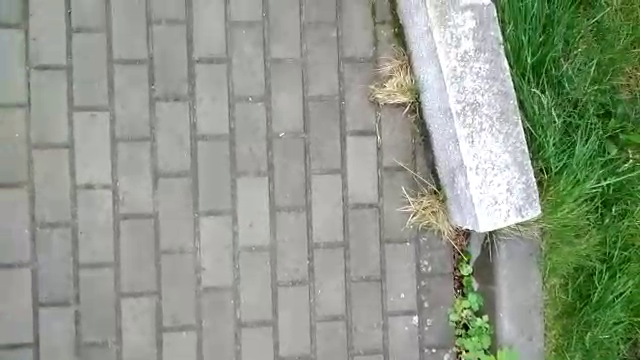
#> input picture frame 36 of data/max_video.mp4, 640 x 360 px
$ python code_test.py
#> lines starting #> are read from the running program, lines starting #| are printed output that depends on the picture; after the words box and inside, x2 and y2 are one past the last pixel; in counts of white or black regions, pixels touching at a corner belong together
### py/pyramidal_lk_optical_flow.py
import random

import numpy as np
from scipy.signal import convolve2d

import cv2 as cv

from math import exp, ceil


def gaussian2d(x, y, x_0=0, y_0=0, sigma_x=1, sigma_y=1, amp=1):
    return amp * exp(-((x - x_0) ** 2 / (2 * sigma_x ** 2) + (y - y_0) ** 2 / (2 * sigma_y ** 2)))


def identity_func(x, y, x_0=0, y_0=0):
    return 1


def rgb2gs(img):
    return np.dot(img[..., :3], [0.2125, 0.7154, 0.0721])


def img_offset(val, step, max_val):
    offset = max_val - val
    return offset if offset < step else 0


# [31 lines left out: functions img_block, img_block_pixelvice, not called in this run]


# TODO: weight function
def bias(left_top, right_bottom, deriv_x, deriv_y, deriv_t, weight_func=gaussian2d):

    bias_v = [0, 0]
    for row in range(left_top[0], right_bottom[0] + 1):
        for col in range(left_top[1], right_bottom[1] + 1):
            k = deriv_t[row, col] # * weight_func(row, col, offset_row, offset_col)
            bias_v[0] += k * deriv_x[row, col]
            bias_v[1] += k * deriv_y[row, col]
    return [-x for x in bias_v]


# TODO: weight function
def coeff_matrix(left_top, right_bottom, deriv_x, deriv_y, weight_func):
    mat = np.zeros((2, 2))
    # print(right_bottom)
    # mat[0, 0] = np.sum((deriv_x[left_top[0]:right_bottom[0] + 1,
    #                     left_top[1]:right_bottom[1] + 1]) ** 2)
    # mat[0, 1] = mat[1, 0] = np.sum((deriv_y[left_top[0]:right_bottom[0] + 1,
    #                                 left_top[1]:right_bottom[1] + 1]) *
    #                                (deriv_x[left_top[0]:right_bottom[0] + 1,
    #                                 left_top[1]:right_bottom[1] + 1])
    #                                )
    #
    # mat[1, 1] = np.sum((deriv_y[left_top[0]:right_bottom[0] + 1,
    #                     left_top[1]:right_bottom[1] + 1]) ** 2)
    for row in range(left_top[0], right_bottom[0] + 1):
        for col in range(left_top[1], right_bottom[1] + 1):
            xy_deriv_product = deriv_x[row, col] * deriv_y[row, col]
            mat[0, 0] += deriv_x[row, col] ** 2
            mat[0, 1] += xy_deriv_product
            mat[1, 0] += xy_deriv_product
            mat[1, 1] += deriv_y[row, col] ** 2
    return mat


# [7 lines left out: function merge_imgs, not called in this run]


def LucasKanade(img_cur, img_next, features):
    Gt1 = np.reshape(np.asarray([[-1, -1], [-1, -1]]), (2, 2))  # for 1st image
    Gt2 = np.reshape(np.asarray([[1, 1], [1, 1]]), (2, 2))  # for 2nd image

    BLOCK_SHAPE_ROW = 5
    BLOCK_SHAPE_COL = 5

    sigma, ev_min, bias_prec = 1, 0.05, 2

    num_rows, num_cols = img_cur.shape

    Gx = np.reshape(np.asarray([[-1, 1], [-1, 1]]), (2, 2))  # for image 1 and image 2 in x direction
    Gy = np.reshape(np.asarray([[-1, -1], [1, 1]]), (2, 2))  # for image 1 and image 2 in y direction

    MAX_LEVEL = 4
    image0_pyramid = []
    image1_pyramid = []
    img1 = img_cur
    img2 = img_next

    for i in range(MAX_LEVEL):
        image0_pyramid.append(img1)
        image1_pyramid.append(img2)
        img1 = cv.pyrDown(img1)
        img2 = cv.pyrDown(img2)

    image0_pyramid = image0_pyramid[::-1]
    image1_pyramid = image1_pyramid[::-1]
    # u = np.zeros(shape=(image0_pyramid[0].shape[0] // 2, image0_pyramid[0].shape[1] // 2))
    #
    # v = np.zeros(shape=(image1_pyramid[0].shape[0] // 2, image1_pyramid[0].shape[1] // 2))

    initial_tracking_blocks = np.copy(features)
    # tracking_blocks = features // (2 ** MAX_LEVEL)
    tracking_blocks = features // 1
    g = np.zeros(shape=tracking_blocks.shape)
    # print(g)
    for img_cur, img_next in zip(image0_pyramid, image1_pyramid):

        # u = np.round(cv.pyrUp(u))
        # v = np.round(cv.pyrUp(v))

        deriv_x = (convolve2d(img_cur, Gx) + convolve2d(img_next, Gx)) / 2

        deriv_y = (convolve2d(img_cur, Gy) + convolve2d(img_next, Gy)) / 2

        deriv_t = convolve2d(img_cur, Gt1) + convolve2d(img_next, Gt2)

        for index, block in enumerate(tracking_blocks):

            col, row = block

            left_top = (row - BLOCK_SHAPE_ROW if row >= BLOCK_SHAPE_ROW else 0,
                        col - BLOCK_SHAPE_COL if col >= BLOCK_SHAPE_COL else 0)
            right_bottom = (row + BLOCK_SHAPE_ROW + 1 if row + BLOCK_SHAPE_ROW + 1 < num_rows else num_rows - 1,
                            col + BLOCK_SHAPE_COL + 1 if col + BLOCK_SHAPE_COL + 1 < num_cols else num_cols - 1)
            try:
                b = bias(left_top, right_bottom, deriv_x, deriv_y, deriv_t, gaussian2d)
                M = coeff_matrix(left_top, right_bottom, deriv_x, deriv_y, gaussian2d)


            except:
                continue

            min_ev = min(np.linalg.eigvals(M))
            if min_ev >= ev_min:
                result = np.matmul(np.linalg.pinv(M), b) / 2
                # [4 lines of commented-out code are left out]
                g[index] += result

        # tracking_blocks = np.round(tracking_blocks) * 2

    return initial_tracking_blocks, tracking_blocks + np.int32(g)

### py/code_test.py
import random

from py.pyramidal_lk_optical_flow import LucasKanade
import numpy as np
import cv2 as cv


if __name__ == '__main__':

    feature_params = dict(maxCorners=10,
                          qualityLevel=0.3,
                          minDistance=7,
                          blockSize=7)
    color = np.random.randint(0, 255, (100, 3))
    cap = cv.VideoCapture("../data/max_video.mp4")
    ret, old_frame = cap.read()
#> old_frame is the input picture: shape (360, 640, 3); mean B, G, R 137.7, 153.2, 144.7

    old_gray = cv.cvtColor(old_frame, cv.COLOR_BGR2GRAY)
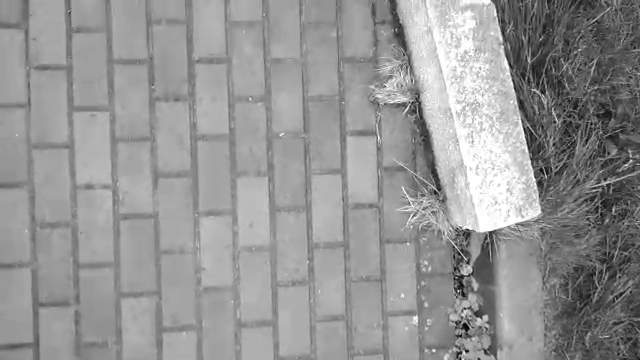
#> old_gray: shape (360, 640); min 1, max 255, mean 148.8

    # Finding features
    tracking_blocks = cv.goodFeaturesToTrack(old_gray, mask=None,
                                             **feature_params)
#> tracking_blocks = [[461, 352], [464, 321], [480, 318], [632, 158], [458, 292], [490, 234], [466, 262], [458, 273], [462, 334], [464, 313]]

    x = np.zeros(shape=(tracking_blocks.shape[0], tracking_blocks.shape[2]))
    for i in range(tracking_blocks.shape[0]):
        x[i] = tracking_blocks[i, 0]
#> after the loop, x has the same summary as tracking_blocks
    tracking_blocks = np.int32(x)

    x, y = (350, 350)
    old_gray = cv.cvtColor(old_frame, cv.COLOR_BGR2GRAY)
    second_frame = np.zeros_like(old_frame)
    mask = np.zeros_like(old_frame)
    width, height, layer = old_frame.shape
#> width = 360; height = 640; layer = 3
    out_video = cv.VideoWriter('../outx.avi', cv.VideoWriter_fourcc(*'DIVX'), 30, (width, height))
    while True:
        try:
            ret, frame = cap.read()
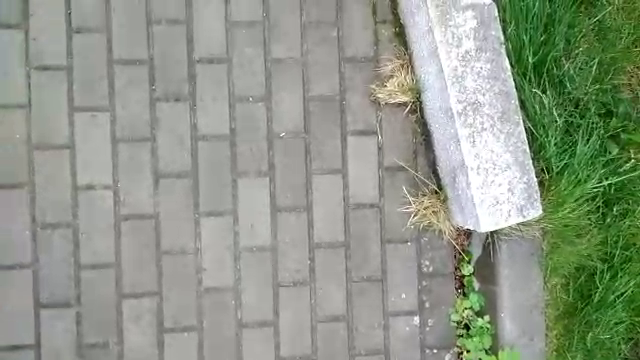
#> input picture frame 37 of data/max_video.mp4, 640 x 360 px
#> frame is the input picture: shape (360, 640, 3); mean B, G, R 137.2, 152.5, 144.1

            frame_gray = cv.cvtColor(frame, cv.COLOR_BGR2GRAY)
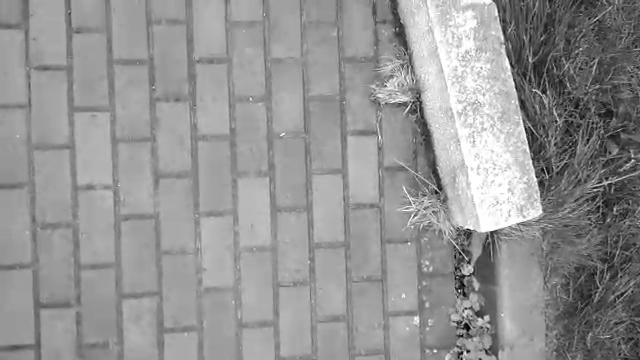
#> frame_gray: shape (360, 640); min 1, max 255, mean 148.2

            initial_tracking_blocks, tracking_blocks = LucasKanade(old_gray, frame_gray,
                                                                           tracking_blocks)
#> the loop in LucasKanade, `for i in range(MAX_LEVEL):` made 4 passes
#> pass 1, in LucasKanade, `img1 = cv.pyrDown(img1)`:
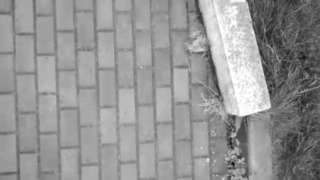
#> img1: shape (180, 320); min 16, max 255, mean 148.9
#> after the loop in LucasKanade, `for i in range(MAX_LEVEL):`:
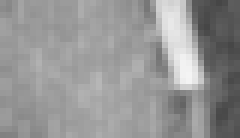
#> img1: shape (23, 40) (shown 6 times larger); min 70, max 244, mean 149.5
#> after the loop in LucasKanade, `for i in range(MAX_LEVEL):`: image0_pyramid = 4 items
#> in LucasKanade, `initial_tracking_blocks = np.copy(features)`: initial_tracking_blocks has the same summary as tracking_blocks outside LucasKanade
#> the loop in LucasKanade, `for img_cur, img_next in zip(image0_pyramid, image1_pyramid):` made 4 passes
#> pass 1, in LucasKanade, `deriv_t = convolve2d(img_cur, Gt1) + convolve2d(img_next, Gt2)`:
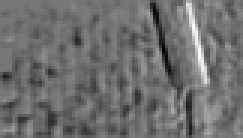
#> deriv_t: shape (46, 81) int64 (shown 3 times larger); min -36, max 41, mean -2.5; drawn with min black and max white
#> pass 2, in LucasKanade, `deriv_x = (convolve2d(img_cur, Gx) + convolve2d(img_next, Gx)) / 2`:
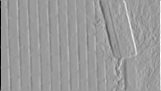
#> deriv_x: shape (91, 161) float64; min -322, max 208, mean 0; drawn with min black and max white
#> after the loop in LucasKanade, `for img_cur, img_next in zip(image0_pyramid, image1_pyramid):`: g = [[-1.23, -0.206], [-1.26, -0.0539], [-1.22, -0.154], [-1.75, 0.191], [-1, 0.252], [-1.34, 0.0473], [-1.01, 0.268], [-1.02, 0.233], [-1.33, -0.0492], [-1.09, 0.00231]]
#> initial_tracking_blocks has the same summary as tracking_blocks; tracking_blocks = [[460, 352], [463, 321], [479, 318], [631, 158], [457, 292], [489, 234], [465, 262], [457, 273], [461, 334], [463, 313]]
            vectors = initial_tracking_blocks - tracking_blocks
#> vectors = [[1, 0], [1, 0], [1, 0], [1, 0], [1, 0], [1, 0], [1, 0], [1, 0], [1, 0], [1, 0]]

            super_vector = np.zeros(shape=(1, 2))
            n = 0
            for vector in vectors:
                if vector[0] != 0 or vector[1] != 0:
                    super_vector += vector
                    n += 1
#> this loop made 10 passes
#> super_vector on passes 1 to 10: [[1, 0]], [[2, 0]], [[3, 0]], [[4, 0]], [[5, 0]], [[6, 0]], [[7, 0]], [[8, 0]], [[9, 0]], [[10, 0]]
#> after the loop, n = 10
            n = 1 if n == 0 else n

            super_vector //= n
#> super_vector = [[1, 0]]
            #
            # for (a, b), (c, d) in zip(tracking_blocks, initial_tracking_blocks):
            #     mask = cv.line(mask, (a, b), (c, d), color[random.randint(1, 99)].tolist(), 2)
            #
            #     frame = cv.circle(frame, (a, b), 5,
            #                       color[random.randint(1, 99)].tolist(), -1)
            #
            mask = cv.line(mask, (x, y), (x - int(super_vector[0][0]),
                                          y - int(super_vector[0][1])),
                           color[random.randint(1, 99)].tolist(), 2)

            frame = cv.circle(frame, (x, y), 5,
                              color[random.randint(1, 99)].tolist(), -1)
#> frame: shape (360, 640, 3); 0.04% of pixels changed, all inside (x1, y1, x2, y2) = (345, 345, 356, 356)
            x -= int(super_vector[0][0])
#> x = 349
            y -= int(super_vector[0][1])
#> y = 350

            img = cv.add(frame, mask)

            cv.imshow('frame', img)
            out_video.write(img)

            wait_key = cv.waitKey(100)
#> (key Esc is pressed here)
            if wait_key == 25:
                break

            old_gray = frame_gray.copy()
        except Exception as e:
            print(e)
            break
    out_video.release()
    cv.destroyAllWindows()
    cap.release()

$ run again, starting later in the video
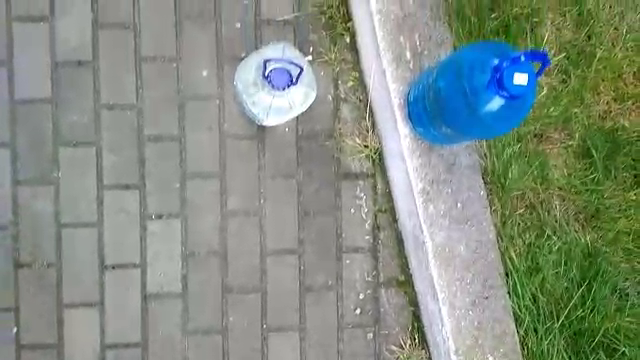
#> input picture frame 163 of data/max_video.mp4, 640 x 360 px
#> old_frame is the input picture: shape (360, 640, 3); mean B, G, R 131.1, 142.8, 131.6
#> `tracking_blocks = cv.goodFeaturesToTrack(old_gray, mask=None, **featur..`: tracking_blocks = [[525, 75], [292, 83], [524, 82], [515, 81], [309, 58], [300, 69], [516, 74], [285, 88], [266, 77], [624, 350]]
#> after the loop `for i in range(tracking_blocks.shape[0]):`: x has the same summary as tracking_blocks
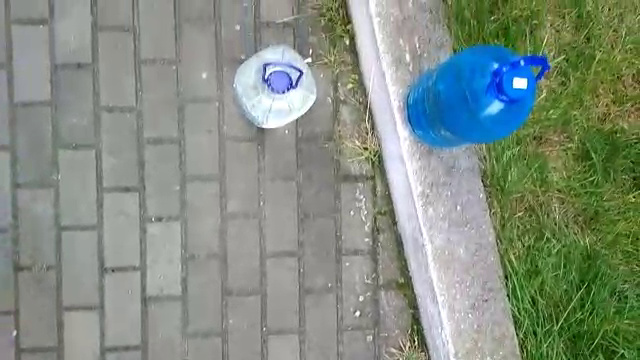
#> input picture frame 164 of data/max_video.mp4, 640 x 360 px
#> frame is the input picture: shape (360, 640, 3); mean B, G, R 130.6, 142.6, 131.4
#> after the loop in LucasKanade, `for i in range(MAX_LEVEL):`: image0_pyramid = 4 items
#> in LucasKanade, `initial_tracking_blocks = np.copy(features)`: initial_tracking_blocks has the same summary as tracking_blocks outside LucasKanade
#> the loop in LucasKanade, `for img_cur, img_next in zip(image0_pyramid, image1_pyramid):` made 4 passes
#> pass 2, in LucasKanade, `deriv_x = (convolve2d(img_cur, Gx) + convolve2d(img_next, Gx)) / 2`:
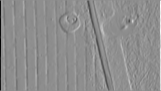
#> deriv_x: shape (91, 161) float64; min -312, max 248, mean 0; drawn with min black and max white
#> after the loop in LucasKanade, `for img_cur, img_next in zip(image0_pyramid, image1_pyramid):`: g = [[0.774, -2.28], [0.449, -3.86], [0.35, -2.36], [0.375, -2.34], [0.958, -3.32], [0.5, -3.34], [0.0625, -2.51], [0.639, -3.94], [0.373, -3.94], [0.283, -1.03]]
#> `initial_tracking_blocks, tracking_blocks = LucasKanade(old_gray, frame..`: initial_tracking_blocks has the same summary as tracking_blocks; tracking_blocks = [[525, 73], [292, 80], [524, 80], [515, 79], [309, 55], [300, 66], [516, 72], [285, 85], [266, 74], [624, 349]]
#> vectors = [[0, 2], [0, 3], [0, 2], [0, 2], [0, 3], [0, 3], [0, 2], [0, 3], [0, 3], [0, 1]]
#> the loop `for vector in vectors:` made 10 passes
#> (vector, super_vector) on passes 2 to 9: ([0, 3], [[0, 5]]), ([0, 2], [[0, 7]]), ([0, 2], [[0, 9]]), ([0, 3], [[0, 12]]), ([0, 3], [[0, 15]]), ([0, 2], [[0, 17]]), ([0, 3], [[0, 20]]), ([0, 3], [[0, 23]])
#> after the loop `for vector in vectors:`: n = 10
#> `super_vector //= n`: super_vector = [[0, 2]]
#> frame: shape (360, 640, 3); 0.04% of pixels changed, all inside (x1, y1, x2, y2) = (345, 345, 356, 356)
#> `x -= int(super_vector[0][0])`: x = 350
#> y = 348

$ run again, starting later in the video
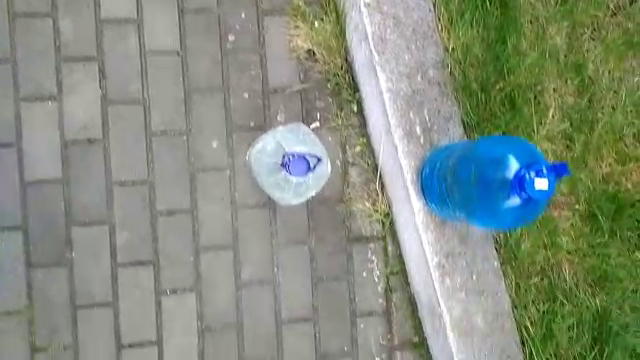
#> input picture frame 290 of data/max_video.mp4, 640 x 360 px
#> old_frame is the input picture: shape (360, 640, 3); mean B, G, R 127.6, 142.2, 132.4
#> `tracking_blocks = cv.goodFeaturesToTrack(old_gray, mask=None, **featur..`: tracking_blocks = [[537, 180], [545, 187], [537, 187], [317, 123], [545, 180], [309, 127], [318, 159], [311, 169], [310, 51], [283, 165]]
#> after the loop `for i in range(tracking_blocks.shape[0]):`: x has the same summary as tracking_blocks
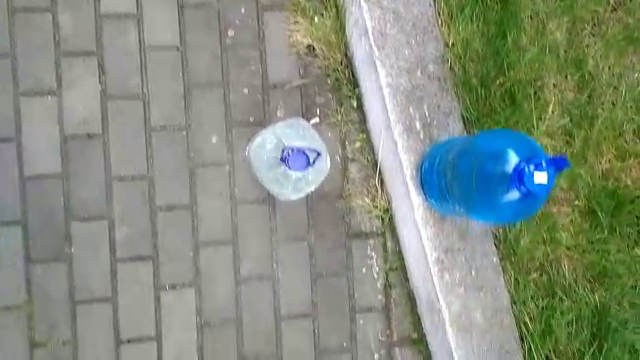
#> input picture frame 291 of data/max_video.mp4, 640 x 360 px
#> frame is the input picture: shape (360, 640, 3); mean B, G, R 128, 142.4, 132.7
#> after the loop in LucasKanade, `for i in range(MAX_LEVEL):`: image0_pyramid = 4 items
#> in LucasKanade, `initial_tracking_blocks = np.copy(features)`: initial_tracking_blocks has the same summary as tracking_blocks outside LucasKanade
#> the loop in LucasKanade, `for img_cur, img_next in zip(image0_pyramid, image1_pyramid):` made 4 passes
#> pass 2, in LucasKanade, `deriv_x = (convolve2d(img_cur, Gx) + convolve2d(img_next, Gx)) / 2`:
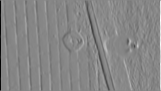
#> deriv_x: shape (91, 161) float64; min -290.5, max 261, mean 0; drawn with min black and max white
#> after the loop in LucasKanade, `for img_cur, img_next in zip(image0_pyramid, image1_pyramid):`: g = [[0.281, 2.46], [1.18, 2.27], [-0.323, 2.06], [0.32, 2.17], [0.544, 2.41], [0.465, 4.33], [0.505, 1.07], [1.01, 5.82], [-0.124, 2.76], [0.501, 4.69]]
#> `initial_tracking_blocks, tracking_blocks = LucasKanade(old_gray, frame..`: initial_tracking_blocks has the same summary as tracking_blocks; tracking_blocks = [[537, 182], [546, 189], [537, 189], [317, 125], [545, 182], [309, 131], [318, 160], [312, 174], [310, 53], [283, 169]]
#> vectors = [[0, -2], [-1, -2], [0, -2], [0, -2], [0, -2], [0, -4], [0, -1], [-1, -5], [0, -2], [0, -4]]
#> the loop `for vector in vectors:` made 10 passes
#> (vector, super_vector) on passes 2 to 9: ([-1, -2], [[-1, -4]]), ([0, -2], [[-1, -6]]), ([0, -2], [[-1, -8]]), ([0, -2], [[-1, -10]]), ([0, -4], [[-1, -14]]), ([0, -1], [[-1, -15]]), ([-1, -5], [[-2, -20]]), ([0, -2], [[-2, -22]])
#> after the loop `for vector in vectors:`: n = 10
#> `super_vector //= n`: super_vector = [[-1, -3]]
#> frame: shape (360, 640, 3); 0.04% of pixels changed, all inside (x1, y1, x2, y2) = (345, 345, 356, 356)
#> `x -= int(super_vector[0][0])`: x = 351
#> y = 353
